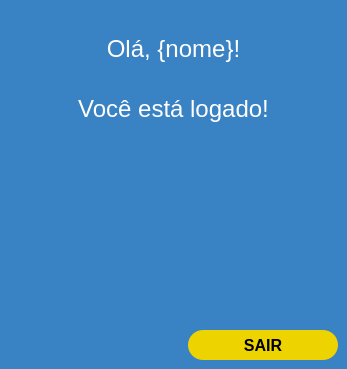
<?xml version="1.0" encoding="UTF-8"?>
<ui version="4.0">
 <class>Logado</class>
 <widget class="QMainWindow" name="Logado">
  <property name="geometry">
   <rect>
    <x>0</x>
    <y>0</y>
    <width>347</width>
    <height>369</height>
   </rect>
  </property>
  <property name="minimumSize">
   <size>
    <width>347</width>
    <height>369</height>
   </size>
  </property>
  <property name="maximumSize">
   <size>
    <width>347</width>
    <height>369</height>
   </size>
  </property>
  <property name="windowTitle">
   <string>Logado</string>
  </property>
  <property name="styleSheet">
   <string notr="true">background-color: rgb(57, 130, 195);</string>
  </property>
  <property name="animated">
   <bool>true</bool>
  </property>
  <widget class="QWidget" name="centralwidget">
   <layout class="QVBoxLayout" name="verticalLayout">
    <item>
     <widget class="QLabel" name="lbl_nome">
      <property name="maximumSize">
       <size>
        <width>16777215</width>
        <height>80</height>
       </size>
      </property>
      <property name="styleSheet">
       <string notr="true">color:white;
font-size: 24px;</string>
      </property>
      <property name="text">
       <string>Olá, {nome}!</string>
      </property>
      <property name="alignment">
       <set>Qt::AlignCenter</set>
      </property>
     </widget>
    </item>
    <item>
     <widget class="QLabel" name="lbl_logado">
      <property name="font">
       <font>
        <pointsize>-1</pointsize>
       </font>
      </property>
      <property name="styleSheet">
       <string notr="true">color:white;
font-size: 24px;</string>
      </property>
      <property name="text">
       <string>Você está logado!</string>
      </property>
      <property name="alignment">
       <set>Qt::AlignHCenter|Qt::AlignTop</set>
      </property>
     </widget>
    </item>
    <item alignment="Qt::AlignRight">
     <widget class="QPushButton" name="btn_logout">
      <property name="enabled">
       <bool>true</bool>
      </property>
      <property name="sizePolicy">
       <sizepolicy hsizetype="Expanding" vsizetype="Expanding">
        <horstretch>0</horstretch>
        <verstretch>0</verstretch>
       </sizepolicy>
      </property>
      <property name="minimumSize">
       <size>
        <width>150</width>
        <height>0</height>
       </size>
      </property>
      <property name="maximumSize">
       <size>
        <width>150</width>
        <height>30</height>
       </size>
      </property>
      <property name="font">
       <font>
        <pointsize>12</pointsize>
        <weight>75</weight>
        <italic>false</italic>
        <bold>true</bold>
       </font>
      </property>
      <property name="cursor">
       <cursorShape>PointingHandCursor</cursorShape>
      </property>
      <property name="layoutDirection">
       <enum>Qt::LeftToRight</enum>
      </property>
      <property name="styleSheet">
       <string notr="true">*{
background-color: #edd400;
border-radius: 15px;
}
QPushButton:hover{
background-color: #d1bc08;
}

</string>
      </property>
      <property name="text">
       <string>SAIR</string>
      </property>
     </widget>
    </item>
   </layout>
  </widget>
 </widget>
 <resources/>
 <connections/>
</ui>
